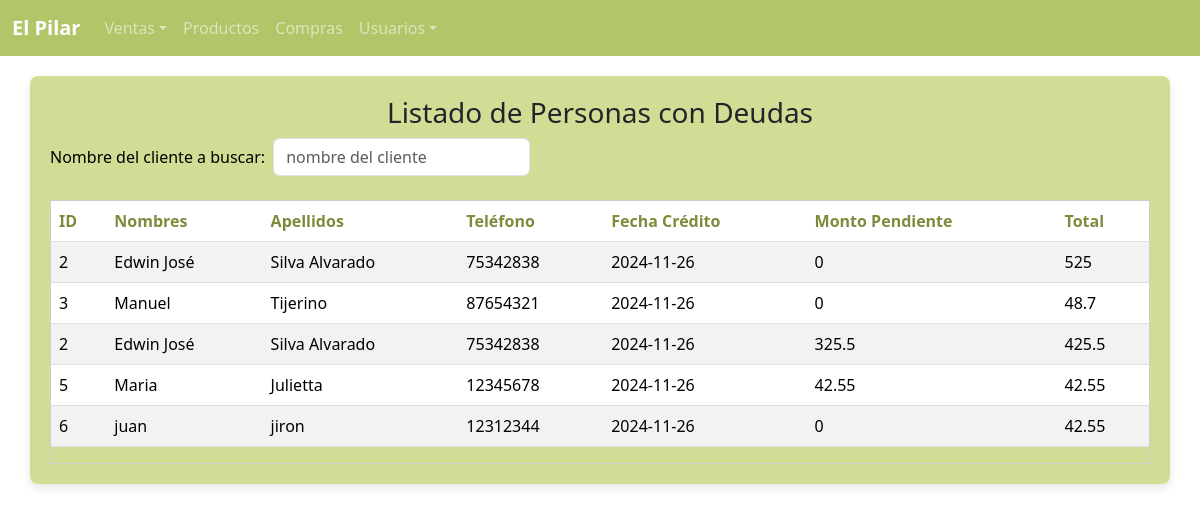
The page /verCredito on the database its author committed.
### tables this page shows
CREATE TABLE "Credito"
(
    id INTEGER PRIMARY KEY AUTOINCREMENT,
    fecha_credito DATE DEFAULT CURRENT_DATE,
    fecha_cancelacion DATE,
    monto_pagado DECIMAL(10,2) DEFAULT 0,
    monto_pendiente DECIMAL(10,2) DEFAULT 0,
    total DECIMAL(10,2),
    id_cliente INTEGER NOT NULL,
    FOREIGN KEY (id_cliente) REFERENCES Cliente(id)
);

CREATE TABLE Cliente (
    id INTEGER PRIMARY KEY AUTOINCREMENT,
    nombres NVARCHAR(30) NOT NULL,
    apellidos NVARCHAR(30) NULL,
    telefono NVARCHAR(8)
);

### app.py (the view)
@app.route('/verCredito')
def verCredito():
    try:
        query = text("""
            SELECT cliente.id, cliente.nombres, cliente.apellidos, cliente.telefono,
                credito.fecha_credito, credito.monto_pendiente, credito.total
            FROM cliente
            JOIN credito ON cliente.id = credito.id_cliente
        """)
        result = db.execute(query)
        verCredito = result.fetchall()
        return render_template('verCredito.html', verCredito=verCredito)
    except Exception as e:
        traceback.print_exc()
        return render_template('verCredito.html')

### templates/verCredito.html (shortened to what this page needs)
{% extends "layout.html" %}
{% block content %}
<main class="container" style="background-color: #d1dd94; padding: 20px; border-radius: 8px; margin-top: 20px;">
    <h3 class="text-center">Listado de Personas con Deudas</h3>
    <div class="d-flex justify-content-between align-items-center mb-4">
        <form class="row g-2 align-items-center">
            <div class="col-auto">
                <label for="inputClientCredito" class="form-label mb-0" style="color: #000000;">Nombre del cliente a buscar: </label>
            </div>
            <div class="col-auto">
                <input type="text" class="form-control" id="inputClientCredito" placeholder="nombre del cliente">
            </div>
        </form>
    </div>
    <div class="table-container" id="tabla-productos" style="max-height: 400px; overflow-y: auto; border: 1px solid #ccc;">
        <table class="table table-striped table-hover">
            <thead>
                <tr>
                    <th scope="col" style="color:#7c8c3c;">ID</th>
                    <th scope="col" style="color:#7c8c3c;">Nombres</th>
                    <th scope="col" style="color:#7c8c3c;">Apellidos</th>
                    <th scope="col" style="color:#7c8c3c;">Teléfono</th>
                    <th scope="col" style="color:#7c8c3c;">Fecha Crédito</th>
                    <th scope="col" style="color:#7c8c3c;">Monto Pendiente</th>
                    <th scope="col" style="color:#7c8c3c;">Total</th>
                </tr>
            </thead>
            <tbody>
                {% for credito in verCredito %}
                <tr class="tabla_credito">
                    <td>{{ credito.id }}</td>
                    <td>{{ credito.nombres }}</td>
                    <td>{{ credito.apellidos }}</td>
                    <td>{{ credito.telefono }}</td>
                    <td>{{ credito.fecha_credito }}</td>
                    <td>{{ credito.monto_pendiente }}</td>
                    <td>{{ credito.total }}</td>
                </tr>
                {% endfor %}
            </tbody>
        </table>
    </div>
</main>
{% endblock  %}

### static/style.css (style rules this page uses)
body { background-color: #ECC199; }
.container { background-color: white; padding: 20px; border-radius: 8px; box-shadow: 0px 4px 10px rgba(0, 0, 0, 0.1); }
h3 { color: #789342; }
.form-label { color: #789342; }
.table { color: #548D95; }
.table thead { background-color: #B2C568; color: white; }

### rows shown on the page
Credito: id "2", nombres "Edwin José", apellidos "Silva Alvarado", telefono "75342838", fecha_credito "2024-11-26", monto_pendiente "0", total "525"
Credito: id "3", nombres "Manuel", apellidos "Tijerino", telefono "87654321", fecha_credito "2024-11-26", monto_pendiente "0", total "48.7"
Credito: id "2", nombres "Edwin José", apellidos "Silva Alvarado", telefono "75342838", fecha_credito "2024-11-26", monto_pendiente "325.5", total "425.5"
Credito: id "5", nombres "Maria", apellidos "Julietta", telefono "12345678", fecha_credito "2024-11-26", monto_pendiente "42.55", total "42.55"
Credito: id "6", nombres "juan", apellidos "jiron", telefono "12312344", fecha_credito "2024-11-26", monto_pendiente "0", total "42.55"
